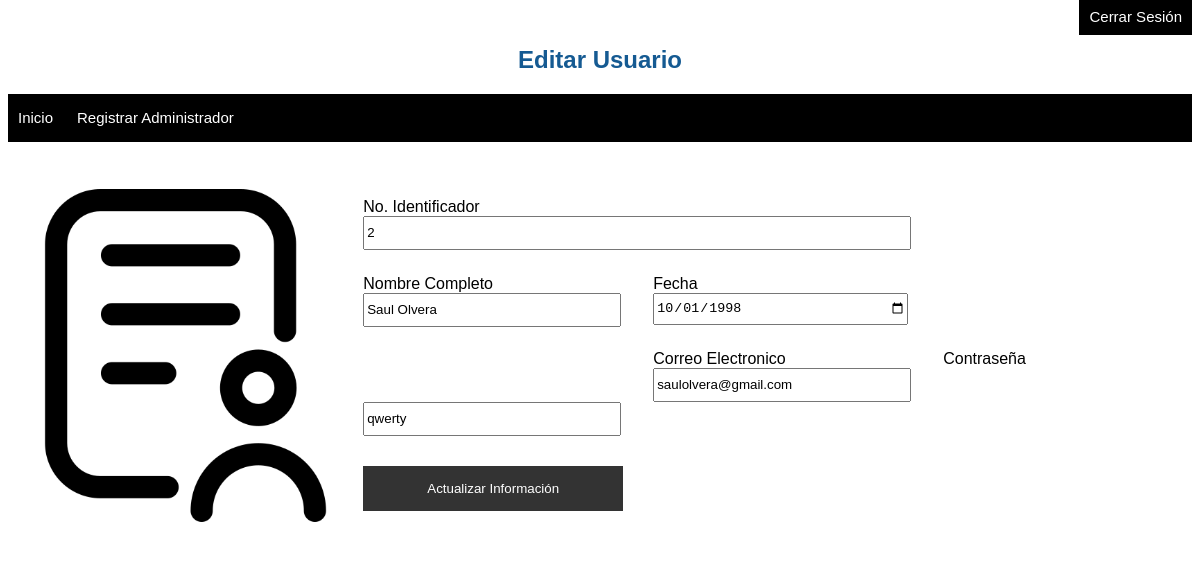
The page /php/editar_admin.php?id=2 (signed in) on the database its author committed.
### tables this page shows
CREATE TABLE `usuarios` (
  `id` int(11) NOT NULL,
  `nombrec` varchar(40) NOT NULL,
  `fecha` date NOT NULL,
  `correo` varchar(40) NOT NULL,
  `pass` varchar(40) NOT NULL
);

### php/editar_admin.php (the view, shortened to what this page needs)
<?php
$id = $_GET["id"];
include_once "../bd/base_de_datos.php";
$sentencia = $base_de_datos->prepare("SELECT * FROM usuarios WHERE id = ?;");
$sentencia->execute([$id]);
$solicitud = $sentencia->fetch(PDO::FETCH_OBJ);
?>
<!DOCTYPE html>
<html lang="en">
<head>
    <link rel="stylesheet" href="../css/hoja_estilo.css">
</head>
<body>
<div class="nav-bg">
        <nav class="navegacion-principal">
            <a href="cerrar_sesion.php" class="enlace-logout" onclick="cerrar_sesion()">Cerrar Sesión</a>
        </nav>
    </div>
    <h2 class="usuarios-registrados">Editar Usuario</h2>
    <div class="menu-bienvenida">
        <a href="menu_bienvenida.php" class="registrar-admin">Inicio</a>
        <a href="#" class="registrar-admin" >Registrar Administrador</a>
    </div>
    <br><br>
    <div class="informacion">
        <div class="imagen-formulario">
            <img src="../images/formulario.png" alt="" class="imagen">
        </div>
        <div>
            <form action="actualizar_informacion.php" method="post" class="formulario-editar">
                <div class="id">
                    <label for="">No. Identificador</label>
                    <br>
                    <input type="text" value="<?php echo $solicitud->id ?>" name="id" id="" class="input-formulario-id" readonly>
                </div>
                <div class="nombrec">
                    <label for="">Nombre Completo</label>
                    <br>
                    <input type="text" value="<?php echo $solicitud->nombrec?>" name="nombrec" id="" class="input-formulario">
                </div>
                <div class="fecha">
                    <label for="">Fecha</label>
                    <br>
                    <input type="date" value="<?php echo $solicitud->fecha?>" name="fecha" id="" class="input-formulario">
                </div>
                <div class="correo">
                    <label for="">Correo Electronico</label>
                    <br>
                    <input type="email" value="<?php echo $solicitud->correo?>" name="correo" id="" class="input-formulario">
                </div>
                <div class="pass">
                    <label for="">Contraseña</label>
                    <br>
                    <input type="text" value="<?php echo $solicitud->pass?>" name="pass" id="" class="input-formulario">
                </div>
                <div class="submit">
                    <input type="submit" value="Actualizar Información" class="actualizar-datos">
                </div>
            </form>
        </div>
    </div>
</body>
</html>

### css/hoja_estilo.css (style rules this page uses)
a { padding: 10px; font-family: Arial, Helvetica, sans-serif; font-size: 15px; }
img { width: 100%; }
h2 { font-family: Arial, Helvetica, sans-serif; color:#155a92; }
.navegacion-principal { text-align: right; }
.enlace-logout { text-decoration: none; color: white; background-color: black; padding: 10px; margin: 0; }
.usuarios-registrados { text-align: center; }
.menu-bienvenida { width: 100%; background-color: black; padding: 15px 0px 15px 0px; display: block; }
.registrar-admin { color: white; text-decoration: none; }
.informacion { width: 100%; }
.imagen-formulario { float: left; width: 30%; }
.formulario-editar { padding: 20px; }
.id { padding-bottom: 25px; }
label { font-family: Arial, Helvetica, sans-serif; }
.input-formulario-id { width: 540px; height: 28px; outline: none; }
.nombrec,.correo { float: left; padding-right: 2rem; }
.correo,.pass { padding-top: 25px; }
.input-formulario { width: 250px; height: 28px; outline: none; }
.submit { padding-top: 30px; }
.actualizar-datos { height: 45px; width: 260px; background-color: rgba(0, 0, 0, .8); border: none; cursor: pointer; color: white; }

### rows shown on the page
usuarios: id "2", nombrec "Saul Olvera", fecha "10/01/1998", correo "saulolvera@gmail.com", pass "qwerty"
